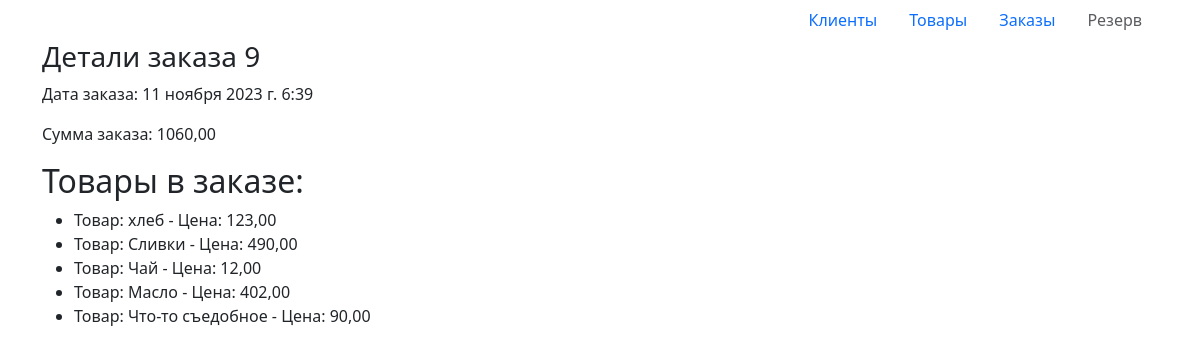
Page /orders/9/ on the committed database.
### gb_hw/models.py (models this page shows, shortened)
class Order(models.Model):
    customer = models.ForeignKey(Customer, on_delete=models.SET_NULL, null=True)
    product = models.ManyToManyField(Product)
    total = models.DecimalField(max_digits=8, decimal_places=2)
    date_ordered = models.DateTimeField(auto_now_add=True)

class Product(models.Model):
    product_name = models.CharField(max_length=200, null=True)
    description = models.CharField(max_length=200, null=True)
    price = models.DecimalField(max_digits=8, decimal_places=2)
    count = models.IntegerField()
    date_added = models.DateTimeField(auto_now_add=True)
    image = models.ImageField(upload_to='products/', default="products/")

### gb_hw/views.py (the view)
# urls.py: path('orders/<int:order>/', OrderDetail.as_view(), name='orders'),
class OrderDetail(View):
    def get(self, request, order):
        orders = Order.objects.filter(pk=order)
        for i in orders:
            order_products = i.product.all()
            context = {
                'order': i,
                'order_products': order_products
            }
        return render(request, 'gb_hw/order_detail.html', context)

### gb_hw/templates/gb_hw/order_detail.html (shortened to what this page needs)
{% extends 'gb_hw/base.html' %}
{% block content %}
<div class="container">
   <h3>Детали заказа {{ order.id }}</h3>
    <p>Дата заказа: {{ order.date_ordered }}</p>
    <p>Сумма заказа: {{ order.total }}</p>
    <h2>Товары в заказе:</h2>
    <ul>
        {% for product in order_products %}
            <li> Товар: {{ product.product_name }} - Цена: {{ product.price }}</li>
        {% endfor %}
    </ul>
</div>
{% endblock %}

### rows in the picture
Order: id "9", date_ordered "11 ноября 2023 г. 6:39", total "1060,00"
Product: product_name "хлеб", price "123,00"
Product: product_name "Сливки", price "490,00"
Product: product_name "Чай", price "12,00"
Product: product_name "Масло", price "402,00"
Product: product_name "Что-то съедобное", price "90,00"
